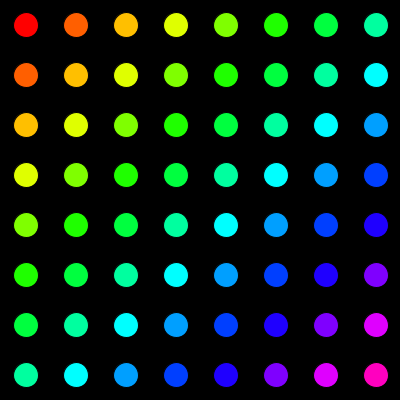
Frame 1 (no input)
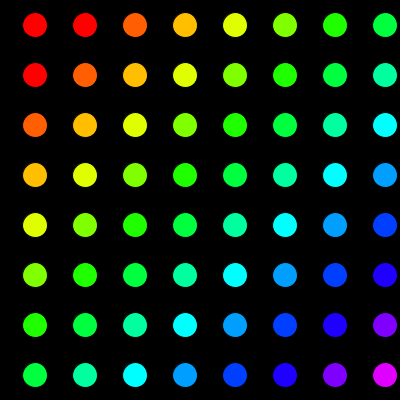
Frame 60 (the mouse pressed at the canvas centre just before this capture)
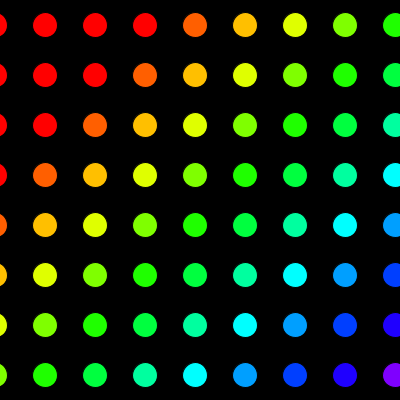
Frame 120 (the mouse held since frame 60 and released just before this capture)

The Processing sketch that drew these frames (run headless with seeded random() and noise(); from frame 60 on, the mouse is pressed at the canvas centre):

// Processing sketch: animated_loops
// ── animated_loops.pde
int mover = 0;

void setup() {
  size(400, 400); 
  colorMode(HSB, 800);
  background(255);
}

void draw(){
  background(0, 400, 0);
   for (int x = -400; x<width; x+=50) {
    for (int y = 0; y<height; y+=50) {
      fill(x+y, 800, 800);
      ellipse(x+25+(frameCount%400), y+25, 25, 25);
    }
  } 
}
